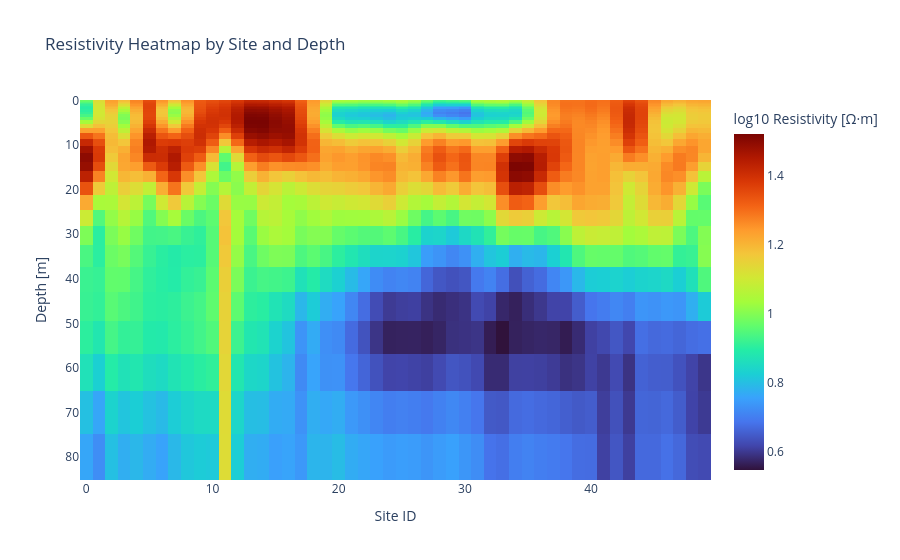

Here is the notebook cell this chart was saved with:
### Code cell
import plotly.express as px

# Ensure all site_ids are present as columns, even if some are missing
all_site_ids = np.arange(df_layers_long['site_id'].min(), df_layers_long['site_id'].max() + 1)
heatmap_df = df_layers_long.pivot_table(
    index='depth', columns='site_id', values='log_resistivity')
heatmap_df = heatmap_df.reindex(columns=all_site_ids)

# Sort depth so it increases downward
heatmap_df = heatmap_df.sort_index(ascending=True)

try:
    fig = px.imshow(
        heatmap_df,
        aspect='auto',
        origin='lower',
        color_continuous_scale='turbo',
        labels={'x': 'Site ID', 'y': 'Depth [m]', 'color': 'log10 Resistivity [Ω·m]'},
        title='Resistivity Heatmap by Site and Depth',
        zmin=heatmap_df.min().min(),
        zmax=heatmap_df.max().max(),
    )

    fig.update_yaxes(autorange="reversed")
except ValueError as e:
    print("caught exception:", e)
fig

### Figure 1 — Plotly figure (JSON) as saved in the notebook; plotly's stock layout.template omitted (floating-point values rounded to 4 significant figures; data arrays with more than 128 entries replaced by an {"elided": "..."} marker saying what was removed)
{"data": [{"coloraxis": "coloraxis", "hovertemplate": "Site ID: %{x}<br>Depth [m]: %{y}<br>log10 Resistivity [Ω·m]: %{z}<extra></extra>", "name": "0", "type": "heatmap", "x": [0.0, 1.0, 2.0, 3.0, 4.0, 5.0, 6.0, 7.0, 8.0, 9.0, 10.0, 11.0, 12.0, 13.0, 14.0, 15.0, 16.0, 17.0, 18.0, 19.0, 20.0, 21.0, 22.0, 23.0, 24.0, 25.0, 26.0, 27.0, 28.0, 29.0, 30.0, 31.0, 32.0, 33.0, 34.0, 35.0, 36.0, 37.0, 38.0, 39.0, 40.0, 41.0, 42.0, 43.0, 44.0, 45.0, 46.0, 47.0, 48.0, 49.0], "xaxis": "x", "y": [0.0, 0.2055, 0.4407, 0.7098, 1.018, 1.37, 1.774, 2.235, 2.764, 3.368, 4.06, 4.852, 5.759, 6.796, 7.983, 9.341, 10.9, 12.67, 14.71, 17.04, 19.71, 22.76, 26.25, 30.25, 34.82, 40.06, 46.05, 52.9, 60.75, 69.72, 80.0], "yaxis": "y", "z": {"elided": "31x50 float values"}}], "layout": {"coloraxis": {"cmax": 1.523, "cmin": 0.5462, "colorbar": {"title": {"text": "log10 Resistivity [Ω·m]"}}, "colorscale": [[0, "#30123b"], [0.07143, "#4145ab"], [0.1429, "#4675ed"], [0.2143, "#39a2fc"], [0.2857, "#1bcfd4"], [0.3571, "#24eca6"], [0.4286, "#61fc6c"], [0.5, "#a4fc3b"], [0.5714, "#d1e834"], [0.6429, "#f3c63a"], [0.7143, "#fe9b2d"], [0.7857, "#f36315"], [0.8571, "#d93806"], [0.9286, "#b11901"], [1, "#7a0402"]]}, "title": {"text": "Resistivity Heatmap by Site and Depth"}, "xaxis": {"anchor": "y", "domain": [0, 1], "title": {"text": "Site ID"}}, "yaxis": {"anchor": "x", "autorange": "reversed", "domain": [0, 1], "title": {"text": "Depth [m]"}}}}
